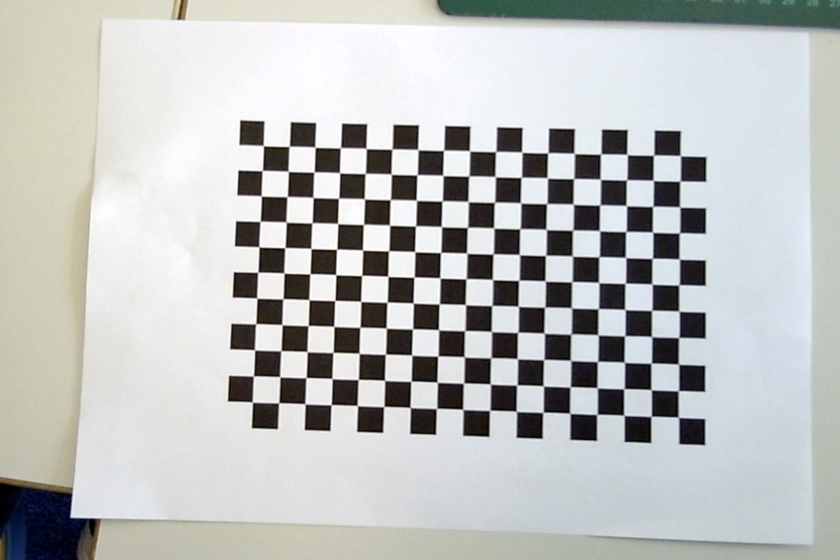
#> input picture images/img1.jpg, 2520 x 1680 px (shown at 1/3 size); its folder holds 4 pictures in this run
$ python main.py
#> lines starting #> are read from the running program, lines starting #| are printed output that depends on the picture
import numpy as np
import cv2

NUM_CALIBRATION_IMAGES = 11

# number of points on checkerboard (in checkerboard.jpeg)
CHECKERBOARD_SIZE = (17, 11) # number points x axis, number points y axis
# if you want to use a different checkerboard, just adjust these values

# Define the termination criteria for the iterative calibration algorithm
CRITERIA = (cv2.TERM_CRITERIA_EPS + cv2.TERM_CRITERIA_MAX_ITER, 30, 0.001)

# Create arrays to store object points and image points from all the images
obj_points = []
img_points = []

# Get a list of image filenames
img_filenames = [f"images/img{num}.jpg" for num in range(1, NUM_CALIBRATION_IMAGES)]

# Prepare the object points (0,0,0), (1,0,0), ..., (8,5,0)
objp = np.zeros((CHECKERBOARD_SIZE[0]*CHECKERBOARD_SIZE[1], 3), np.float32)
objp[:,:2] = np.mgrid[0:CHECKERBOARD_SIZE[0], 0:CHECKERBOARD_SIZE[1]].T.reshape(-1,2)

# Loop through all the images and find the checkerboard corners
for img_filename in img_filenames:
    img = cv2.imread(img_filename)
#> img is the input picture: shape (1680, 2520, 3); mean B, G, R 188.7, 189.9, 187.9
    gray = cv2.cvtColor(img, cv2.COLOR_BGR2GRAY)
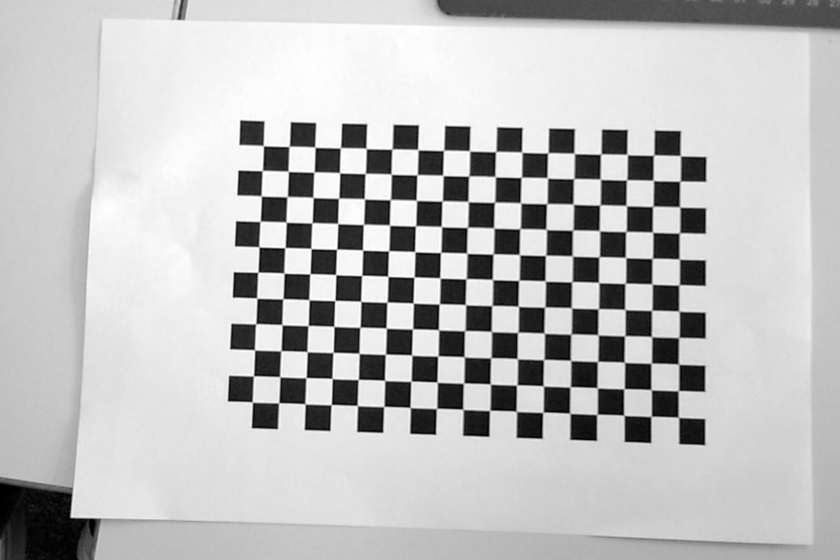
#> gray: shape (1680, 2520) (shown at 1/3 size); min 0, max 255, mean 189.2

    # Find the corners in the checkerboard pattern
    ret, corners = cv2.findChessboardCorners(gray, CHECKERBOARD_SIZE, None)
#> ret = True; corners = 187 rows, first 8: [789.3, 439.7], [866.4, 438.9], [947.4, 440.5], [1024.1, 445.8], [1099.5, 446], [1177, 448], [1256.2, 448.1], [1331.5, 452]

    if ret == True:
        obj_points.append(objp)
        corners2 = cv2.cornerSubPix(gray, corners, (11,11), (-1,-1), CRITERIA)
#> corners2 = 187 rows, first 8: [791.2, 438.3], [868.2, 440.3], [946, 442.9], [1022.2, 444.7], [1099.5, 446.6], [1176.6, 448.6], [1254.5, 450.2], [1331.2, 452.4]
        img_points.append(corners2)
#> pass 2 of the loop `for img_filename in img_filenames:`:
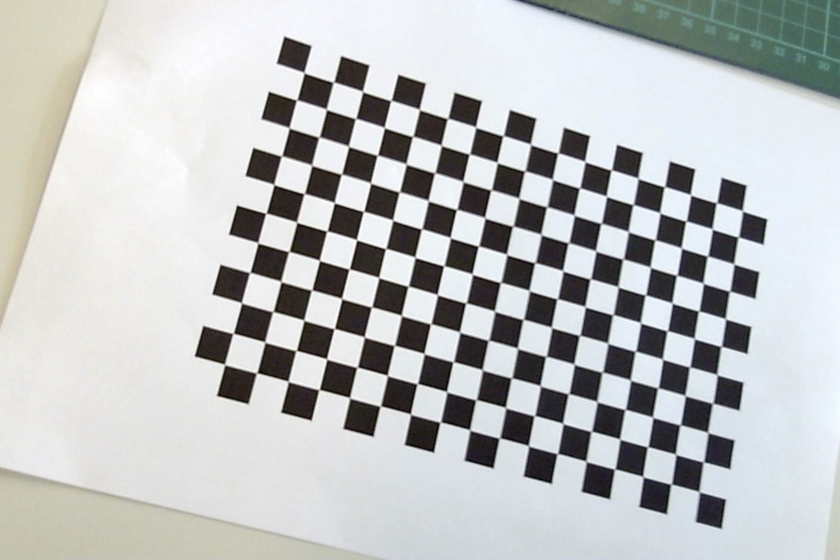
#> input picture images/img2.jpg, 2520 x 1680 px (shown at 1/3 size)
#> img is the input picture: shape (1680, 2520, 3); mean B, G, R 191.2, 191.1, 188.7
#> `gray = cv2.cvtColor(img, cv2.COLOR_BGR2GRAY)`:
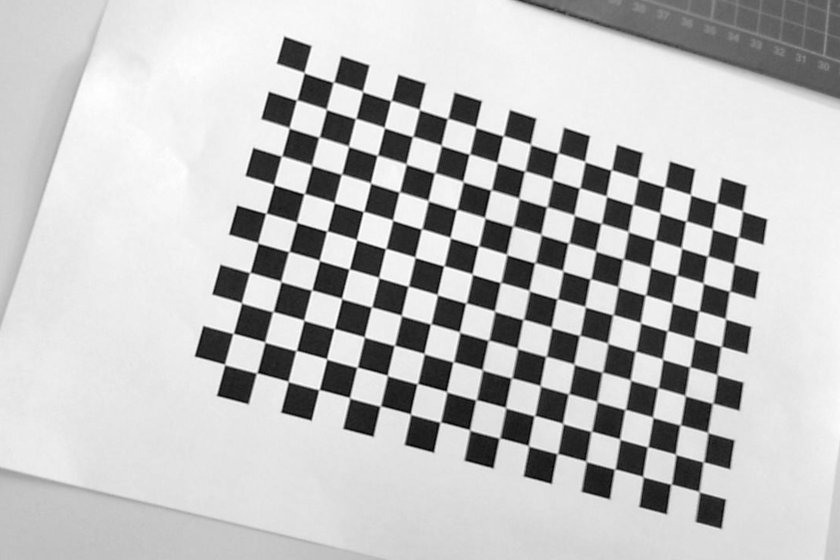
#> gray: shape (1680, 2520) (shown at 1/3 size); min 0, max 255, mean 190.4
#> corners = 187 rows, first 8: [913, 219], [1001.5, 247], [1089, 275.5], [1173.5, 303], [1259, 329.5], [1343, 356.5], [1428, 382.5], [1510, 408.5]
#> corners2 = 187 rows, first 8: [913.2, 219], [1001, 247.4], [1088.9, 275.8], [1173.4, 302.8], [1259.1, 329.7], [1343.4, 356.7], [1427.8, 382.3], [1510.1, 408.2]
#> (the run stopped early here; a loop or call above may not have finished)
